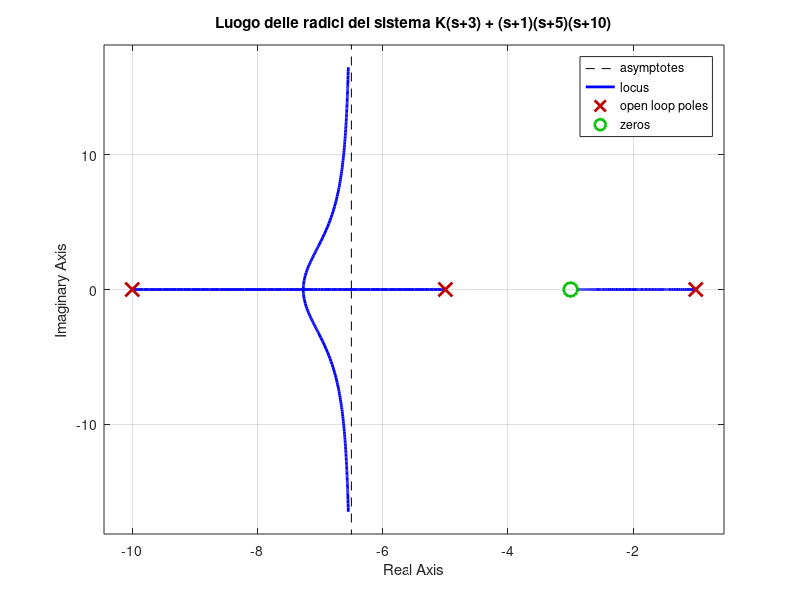

Write MATLAB code to recreate this figure.
% Creazione della funzione di trasferimento
s = tf("s");

N = s+3;
D = (s+1)*(s+5)*(s+10);
sys = N/D;

% Generazione del grafico del luogo delle radici
figure;
rlocus(sys);
title('Luogo delle radici del sistema K(s+3) + (s+1)(s+5)(s+10)');
grid on;
saveas(gcf, 'luogo_delle_radici.png');